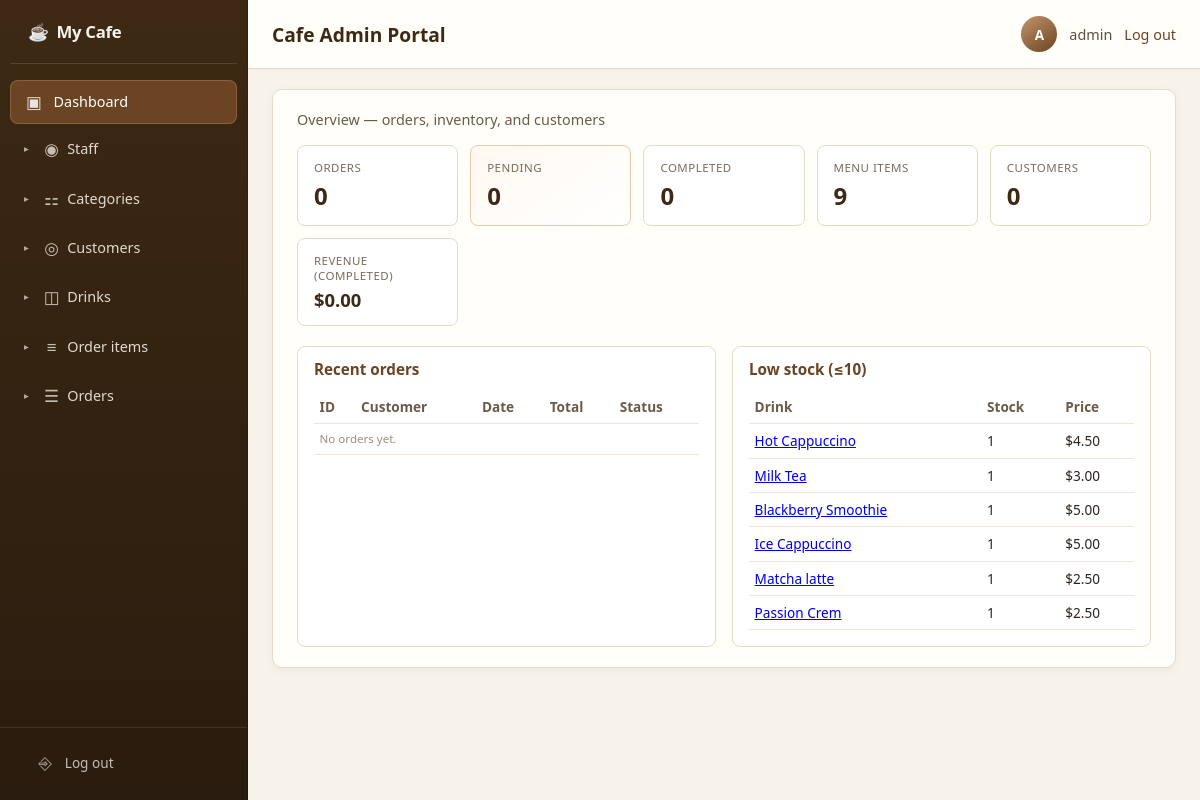
The app's page / (signed in) with its own data.
### polls/models.py (models this page shows, shortened)
class Drink(models.Model):
    category = models.ForeignKey(
        Category,
        on_delete=models.CASCADE,
        db_column="cat_id",
        related_name="drinks",
    )
    name = models.CharField(max_length=255)
    size = models.CharField(max_length=64)
    price = models.DecimalField(max_digits=10, decimal_places=2)
    price_s = models.DecimalField(max_digits=10, decimal_places=2, null=True, blank=True)
    price_m = models.DecimalField(max_digits=10, decimal_places=2, null=True, blank=True)
    price_l = models.DecimalField(max_digits=10, decimal_places=2, null=True, blank=True)
    sugar = models.CharField(
        max_length=128,
        verbose_name="Sugar (% options)",
        help_text=(
            "Sweetness levels offered for this drink, as percentages. "
            "Enter comma-separated values, e.g. 10%, 20%, 30%, 50%, 70%, 100%."
        ),
    )
    stock_qty = models.PositiveIntegerField(default=0)
    view_count = models.PositiveIntegerField(
        default=0,
        help_text="Number of times customers opened this drink’s detail page; homepage carousel shows most-viewed drinks.",
    )
    image = models.ImageField(
        upload_to="drinks/",
        blank=True,
        help_text="Upload a product photo (JPG, PNG, WebP, etc.).",
    )
    created_at = models.DateTimeField(auto_now_add=True)
    class Meta:
        db_table = "drinks"

### polls/views/dashboard.py (the view)
# urls.py: path("", views.dashboard, name="home"),
@staff_required
def dashboard(request):
    return render(
        request,
        "polls/pages/dashboard.html",
        {
            "page_title": "Dashboard",
            "main_title": "Cafe Admin Portal",
            "active_page": "dashboard",
        },
    )

### polls/views/staff.py (called while the page is built)
def staff_required(view_func):
    def _allowed(user):
        if not user.is_active:
            return False
        if getattr(user, "is_superuser", False):
            return True
        return Staff.objects.filter(user=user, is_active=True).exists()
    return user_passes_test(
        _allowed,
        login_url="/login/",
    )(view_func)

### polls/templates/polls/pages/dashboard.html
{% extends "polls/layouts/base_app.html" %}
{% load cafe_admin %}
{% block content %}
  {% cafe_dashboard_panel %}
{% endblock %}

### polls/templates/polls/layouts/base_app.html (shortened to what this page needs)
{% load static %}
<!DOCTYPE html>
<html lang="en">
<head>
  <link rel="stylesheet" href="{% static 'polls/css/cafe_app.css' %}">
</head>
<body>
  <div class="layout">
    {% include "polls/partials/sidebar.html" %}
    <div class="layout-main">
      <header class="topbar">
        <h1 class="topbar__title">{{ main_title }}</h1>
        <div class="topbar__user">
          {% if request.user.is_authenticated %}
          <span class="topbar__avatar" title="{{ request.user.get_username }}">{{ request.user.get_username|slice:":1"|upper }}</span>
          <span>{{ request.user.get_username }}</span>
          <form class="topbar__logout-form" method="post" action="{% url 'logout' %}">
            <button type="submit" class="topbar__logout topbar__logout-btn">Log out</button>
          </form>
          {% endif %}
        </div>
      </header>
      <div class="main-inner">
        {% block content %}{% endblock %}
      </div>
    </div>
  </div>
</body>
</html>

### polls/templates/polls/cafe_dashboard_panel.html
<div class="cafe-dash">
  <div class="cafe-dash__header">
    <p class="cafe-dash__subtitle" style="margin: 0;">Overview — orders, inventory, and customers</p>
  </div>
  <div class="cafe-dash__cards">
    <a class="cafe-card" href="{% url 'orders' %}">
      <span class="cafe-card__label">Orders</span>
      <span class="cafe-card__value">{{ order_total }}</span>
    </a>
    <a class="cafe-card cafe-card--accent" href="{% url 'orders' %}?status=pending">
      <span class="cafe-card__label">Pending</span>
      <span class="cafe-card__value">{{ pending_orders }}</span>
    </a>
    <a class="cafe-card" href="{% url 'orders' %}?status=completed">
      <span class="cafe-card__label">Completed</span>
      <span class="cafe-card__value">{{ completed_orders }}</span>
    </a>
    <a class="cafe-card" href="{% url 'inventory' %}">
      <span class="cafe-card__label">Menu items</span>
      <span class="cafe-card__value">{{ drink_total }}</span>
    </a>
    <a class="cafe-card" href="{% url 'customers' %}">
      <span class="cafe-card__label">Customers</span>
      <span class="cafe-card__value">{{ customer_total }}</span>
    </a>
    <div class="cafe-card cafe-card--static">
      <span class="cafe-card__label">Revenue (completed)</span>
      <span class="cafe-card__value cafe-card__value--sm">${{ revenue|floatformat:2 }}</span>
    </div>
  </div>
  <div class="cafe-dash__grid">
    <section class="cafe-panel">
      <h2 class="cafe-panel__title">Recent orders</h2>
      <table class="cafe-table">
        <thead>
          <tr>
            <th>ID</th>
            <th>Customer</th>
            <th>Date</th>
            <th>Total</th>
            <th>Status</th>
          </tr>
        </thead>
        <tbody>
          {% for o in recent_orders %}
          <tr>
            <td><a href="{% url 'order_edit' o.pk %}">{{ o.pk }}</a></td>
            <td>{{ o.user.name }} <span class="cafe-muted">(#{{ o.user_id }})</span></td>
            <td>{{ o.order_date|date:"Y-m-d H:i" }}</td>
            <td>${{ o.total_price|floatformat:2 }}</td>
            <td>
              {% if o.status == "pending" %}
                <span class="cafe-badge cafe-badge--pending">Pending</span>
              {% elif o.status == "completed" %}
                <span class="cafe-badge cafe-badge--done">Completed</span>
              {% else %}
                <span class="cafe-badge">{{ o.get_status_display }}</span>
              {% endif %}
            </td>
          </tr>
          {% empty %}
          <tr><td colspan="5" class="cafe-muted">No orders yet.</td></tr>
          {% endfor %}
        </tbody>
      </table>
    </section>
    <section class="cafe-panel">
      <h2 class="cafe-panel__title">Low stock (≤10)</h2>
      <table class="cafe-table">
        <thead>
          <tr>
            <th>Drink</th>
            <th>Stock</th>
            <th>Price</th>
          </tr>
        </thead>
        <tbody>
          {% for d in low_stock %}
          <tr>
            <td><a href="{% url 'drink_edit' d.pk %}">{{ d.name }}</a></td>
            <td>{{ d.stock_qty }}</td>
            <td>${{ d.price|floatformat:2 }}</td>
          </tr>
          {% empty %}
          <tr><td colspan="3" class="cafe-muted">All items above threshold.</td></tr>
          {% endfor %}
        </tbody>
      </table>
    </section>
  </div>
</div>

### polls/static/polls/css/cafe_app.css (style rules this page uses)
:root { --cafe-cream: #f7f3eb; --cafe-brown: #3d2914; --cafe-brown-mid: #6b4423; --cafe-accent: #c4956a; --cafe-border: #e5dcc8; --sidebar-width: 15.5rem; }
* { box-sizing: border-box; }
body { margin: 0; min-height: 100vh; font-family: system-ui, -apple-system, "Segoe UI", Roboto, sans-serif; background: var(--cafe-cream); color: #2c241c; }
.layout { display: flex; min-height: 100vh; align-items: stretch; }
.layout-main { flex: 1; min-width: 0; display: flex; flex-direction: column; background: var(--cafe-cream); }
.topbar { display: flex; align-items: center; justify-content: space-between; flex-wrap: wrap; gap: 0.75rem; padding: 1rem 1.5rem; background: #fffef9; border-bottom: 1px solid var(--cafe-border); box-shadow: 0 1px 0 rgba(61, 41, 20, 0.04); }
.topbar__title { margin: 0; font-size: 1.2rem; font-weight: 600; color: var(--cafe-brown); }
.topbar__user { display: flex; align-items: center; gap: 0.75rem; font-size: 0.9rem; color: #5c4f42; }
.topbar__avatar { width: 2.25rem; height: 2.25rem; border-radius: 50%; background: linear-gradient(145deg, var(--cafe-accent), var(--cafe-brown-mid)); color: #fff; display: flex; align-items: center; justify-content: center; font-weight: 700; font-size: 0.85rem; }
.topbar__logout { color: var(--cafe-brown-mid); font-weight: 600; text-decoration: none; font-size: 0.85rem; }
.main-inner { flex: 1; padding: 1.25rem 1.5rem 2rem; max-width: 1400px; width: 100%; margin: 0 auto; }
@media (min-width: 769px) { html, body { height: 100dvh; overflow: hidden; } }
@media (min-width: 769px) { .layout { position: relative; display: block; min-height: 0; height: 100dvh; } }
@media (min-width: 769px) { .layout-main { min-height: 0; overflow: hidden; margin-left: var(--sidebar-width); height: 100dvh; } }
@media (min-width: 769px) { .main-inner { min-height: 0; overflow: auto; } }
.cafe-dash { margin: 0 0 1.5rem; padding: 1.25rem 1.5rem; background: #fffef9; border: 1px solid var(--cafe-border); border-radius: 10px; box-shadow: 0 2px 8px rgba(61, 41, 20, 0.06); }
.cafe-dash__header { margin-bottom: 1rem; }
.cafe-dash__subtitle { margin: 0.35rem 0 0; color: #6a5a4a; font-size: 0.9rem; }
.cafe-dash__cards { display: grid; grid-template-columns: repeat(auto-fill, minmax(140px, 1fr)); gap: 0.75rem; margin-bottom: 1.25rem; }
.cafe-card { display: flex; flex-direction: column; padding: 0.85rem 1rem; background: #fff; border: 1px solid var(--cafe-border); border-radius: 8px; text-decoration: none; color: inherit; transition: border-color 0.15s, box-shadow 0.15s; }
.cafe-card--accent { border-color: #e8c9a8; background: linear-gradient(145deg, #fff8f0, #fff); }
.cafe-card--static { cursor: default; }
.cafe-card__label { font-size: 0.72rem; text-transform: uppercase; letter-spacing: 0.04em; color: #7a6b5c; }
.cafe-card__value { font-size: 1.5rem; font-weight: 700; color: var(--cafe-brown); margin-top: 0.25rem; }
.cafe-card__value--sm { font-size: 1.15rem; }
.cafe-dash__grid { display: grid; grid-template-columns: repeat(auto-fit, minmax(280px, 1fr)); gap: 1rem; }
.cafe-panel { background: #fff; border: 1px solid var(--cafe-border); border-radius: 8px; padding: 0.75rem 1rem 1rem; }
.cafe-panel__title { margin: 0 0 0.65rem; font-size: 0.95rem; color: var(--cafe-brown-mid); }
.cafe-table { width: 100%; border-collapse: collapse; font-size: 0.85rem; }
.cafe-table th, .cafe-table td { text-align: left; padding: 0.45rem 0.35rem; border-bottom: 1px solid #eee6d8; }
.cafe-table th { color: #6a5a4a; font-weight: 600; }
.cafe-muted { color: #998e82; font-size: 0.85em; }
.topbar__logout-form { display: inline; margin: 0; }
.topbar__logout-btn { background: none; border: none; padding: 0; font: inherit; cursor: pointer; }

### records on screen
Drink: name "Hot Cappuccino", stock_qty "1", price "4.50"
Drink: name "Milk Tea", stock_qty "1", price "3.00"
Drink: name "Blackberry Smoothie", stock_qty "1", price "5.00"
Drink: name "Ice Cappuccino", stock_qty "1", price "5.00"
Drink: name "Matcha latte", stock_qty "1", price "2.50"
Drink: name "Passion Crem", stock_qty "1", price "2.50"

### other values on screen
{{ main_title }} "Cafe Admin Portal"
{{ request.user.get_username|slice:":1"|upper }} "A"
{{ request.user.get_username }} "admin"
{{ order_total }} "0"
{{ pending_orders }} "0"
{{ completed_orders }} "0"
{{ drink_total }} "9"
{{ customer_total }} "0"
{{ revenue|floatformat:2 }} "0.00"
